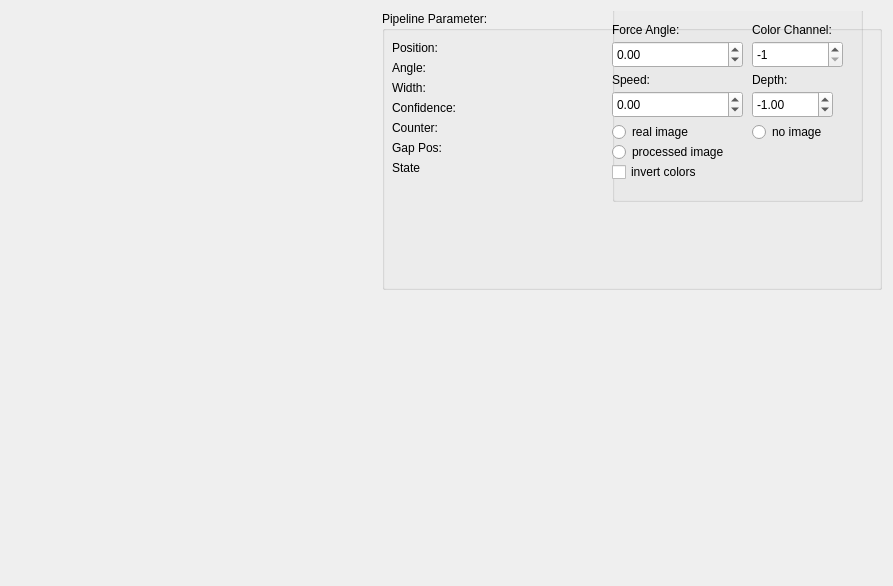
<?xml version="1.0" encoding="UTF-8"?>
<ui version="4.0">
 <class>MainWindow</class>
 <widget class="QWidget" name="MainWindow">
  <property name="geometry">
   <rect>
    <x>0</x>
    <y>0</y>
    <width>893</width>
    <height>586</height>
   </rect>
  </property>
  <property name="windowTitle">
   <string>Pipeline-Detector</string>
  </property>
  <layout class="QHBoxLayout" name="horizontalLayout">
   <item>
    <widget class="ImageView" name="ImageView">
     <property name="sizePolicy">
      <sizepolicy hsizetype="Expanding" vsizetype="Expanding">
       <horstretch>0</horstretch>
       <verstretch>0</verstretch>
      </sizepolicy>
     </property>
     <property name="minimumSize">
      <size>
       <width>320</width>
       <height>240</height>
      </size>
     </property>
     <property name="toolTip">
      <string>ImageView</string>
     </property>
     <property name="whatsThis">
      <string>Widget for displaying frames.</string>
     </property>
     <property name="Use_OpenGL" stdset="0">
      <bool>false</bool>
     </property>
     <property name="Aspect_Ratio" stdset="0">
      <bool>true</bool>
     </property>
    </widget>
   </item>
   <item>
    <layout class="QVBoxLayout" name="verticalLayout">
     <property name="sizeConstraint">
      <enum>QLayout::SetMinimumSize</enum>
     </property>
     <property name="leftMargin">
      <number>0</number>
     </property>
     <item>
      <widget class="QGroupBox" name="groupBox">
       <property name="minimumSize">
        <size>
         <width>500</width>
         <height>200</height>
        </size>
       </property>
       <property name="maximumSize">
        <size>
         <width>400</width>
         <height>321</height>
        </size>
       </property>
       <property name="title">
        <string>Pipeline Parameter:</string>
       </property>
       <widget class="QWidget" name="formLayoutWidget_2">
        <property name="geometry">
         <rect>
          <x>10</x>
          <y>30</y>
          <width>211</width>
          <height>181</height>
         </rect>
        </property>
        <layout class="QFormLayout" name="formLayout_2">
         <property name="fieldGrowthPolicy">
          <enum>QFormLayout::AllNonFixedFieldsGrow</enum>
         </property>
         <item row="1" column="0">
          <widget class="QLabel" name="label_3">
           <property name="text">
            <string>Position:</string>
           </property>
          </widget>
         </item>
         <item row="1" column="1">
          <widget class="QLabel" name="Position">
           <property name="text">
            <string/>
           </property>
          </widget>
         </item>
         <item row="2" column="0">
          <widget class="QLabel" name="label">
           <property name="text">
            <string>Angle:</string>
           </property>
          </widget>
         </item>
         <item row="2" column="1">
          <widget class="QLabel" name="Angle">
           <property name="text">
            <string/>
           </property>
          </widget>
         </item>
         <item row="3" column="0">
          <widget class="QLabel" name="label_2">
           <property name="text">
            <string>Width:</string>
           </property>
          </widget>
         </item>
         <item row="3" column="1">
          <widget class="QLabel" name="Width">
           <property name="text">
            <string/>
           </property>
          </widget>
         </item>
         <item row="4" column="0">
          <widget class="QLabel" name="label_13">
           <property name="text">
            <string>Confidence:</string>
           </property>
          </widget>
         </item>
         <item row="4" column="1">
          <widget class="QLabel" name="Confidence">
           <property name="text">
            <string/>
           </property>
          </widget>
         </item>
         <item row="5" column="0">
          <widget class="QLabel" name="label_14">
           <property name="text">
            <string>Counter:</string>
           </property>
          </widget>
         </item>
         <item row="5" column="1">
          <widget class="QLabel" name="Counter">
           <property name="text">
            <string/>
           </property>
          </widget>
         </item>
         <item row="6" column="0">
          <widget class="QLabel" name="label_16">
           <property name="text">
            <string>Gap Pos:</string>
           </property>
          </widget>
         </item>
         <item row="6" column="1">
          <widget class="QLabel" name="GapPos">
           <property name="text">
            <string/>
           </property>
          </widget>
         </item>
         <item row="7" column="0">
          <widget class="QLabel" name="label_17">
           <property name="text">
            <string>State</string>
           </property>
          </widget>
         </item>
         <item row="7" column="1">
          <widget class="QLabel" name="State">
           <property name="text">
            <string/>
           </property>
          </widget>
         </item>
        </layout>
       </widget>
       <widget class="QGroupBox" name="groupBox_2">
        <property name="geometry">
         <rect>
          <x>230</x>
          <y>-20</y>
          <width>251</width>
          <height>211</height>
         </rect>
        </property>
        <property name="title">
         <string>Debugging</string>
        </property>
        <widget class="QDoubleSpinBox" name="SpinBoxAngle">
         <property name="geometry">
          <rect>
           <x>0</x>
           <y>50</y>
           <width>131</width>
           <height>27</height>
          </rect>
         </property>
         <property name="decimals">
          <number>2</number>
         </property>
         <property name="minimum">
          <double>-90.000000000000000</double>
         </property>
         <property name="maximum">
          <double>90.000000000000000</double>
         </property>
         <property name="singleStep">
          <double>0.500000000000000</double>
         </property>
        </widget>
        <widget class="QLabel" name="label_6">
         <property name="geometry">
          <rect>
           <x>0</x>
           <y>30</y>
           <width>101</width>
           <height>17</height>
          </rect>
         </property>
         <property name="text">
          <string>Force Angle:</string>
         </property>
        </widget>
        <widget class="QRadioButton" name="RealImage">
         <property name="geometry">
          <rect>
           <x>0</x>
           <y>130</y>
           <width>131</width>
           <height>22</height>
          </rect>
         </property>
         <property name="text">
          <string>real image</string>
         </property>
        </widget>
        <widget class="QRadioButton" name="ProcessedImage">
         <property name="geometry">
          <rect>
           <x>0</x>
           <y>150</y>
           <width>191</width>
           <height>22</height>
          </rect>
         </property>
         <property name="text">
          <string>processed image</string>
         </property>
        </widget>
        <widget class="QCheckBox" name="InvertColors">
         <property name="geometry">
          <rect>
           <x>0</x>
           <y>170</y>
           <width>141</width>
           <height>22</height>
          </rect>
         </property>
         <property name="text">
          <string>invert colors</string>
         </property>
        </widget>
        <widget class="QDoubleSpinBox" name="SpinBoxSpeed">
         <property name="geometry">
          <rect>
           <x>0</x>
           <y>100</y>
           <width>131</width>
           <height>27</height>
          </rect>
         </property>
         <property name="decimals">
          <number>2</number>
         </property>
         <property name="minimum">
          <double>-1.000000000000000</double>
         </property>
         <property name="maximum">
          <double>1.000000000000000</double>
         </property>
         <property name="singleStep">
          <double>0.010000000000000</double>
         </property>
        </widget>
        <widget class="QLabel" name="label_7">
         <property name="geometry">
          <rect>
           <x>0</x>
           <y>80</y>
           <width>101</width>
           <height>17</height>
          </rect>
         </property>
         <property name="text">
          <string>Speed:</string>
         </property>
        </widget>
        <widget class="QSpinBox" name="SpinBoxColorChannel">
         <property name="geometry">
          <rect>
           <x>140</x>
           <y>50</y>
           <width>91</width>
           <height>27</height>
          </rect>
         </property>
         <property name="minimum">
          <number>-1</number>
         </property>
         <property name="maximum">
          <number>3</number>
         </property>
         <property name="value">
          <number>-1</number>
         </property>
        </widget>
        <widget class="QLabel" name="label_8">
         <property name="geometry">
          <rect>
           <x>140</x>
           <y>30</y>
           <width>101</width>
           <height>17</height>
          </rect>
         </property>
         <property name="text">
          <string>Color Channel:</string>
         </property>
        </widget>
        <widget class="QDoubleSpinBox" name="SpinBoxDepth">
         <property name="geometry">
          <rect>
           <x>140</x>
           <y>100</y>
           <width>81</width>
           <height>27</height>
          </rect>
         </property>
         <property name="decimals">
          <number>2</number>
         </property>
         <property name="minimum">
          <double>-10.000000000000000</double>
         </property>
         <property name="maximum">
          <double>10.000000000000000</double>
         </property>
         <property name="singleStep">
          <double>0.100000000000000</double>
         </property>
         <property name="value">
          <double>-1.000000000000000</double>
         </property>
        </widget>
        <widget class="QLabel" name="label_9">
         <property name="geometry">
          <rect>
           <x>140</x>
           <y>80</y>
           <width>101</width>
           <height>17</height>
          </rect>
         </property>
         <property name="text">
          <string>Depth:</string>
         </property>
        </widget>
        <widget class="QRadioButton" name="NoImage">
         <property name="geometry">
          <rect>
           <x>140</x>
           <y>130</y>
           <width>131</width>
           <height>22</height>
          </rect>
         </property>
         <property name="text">
          <string>no image</string>
         </property>
        </widget>
       </widget>
      </widget>
     </item>
     <item>
      <widget class="PlotWidget" name="PlotWidget">
       <property name="minimumSize">
        <size>
         <width>500</width>
         <height>0</height>
        </size>
       </property>
       <property name="maximumSize">
        <size>
         <width>6555555</width>
         <height>6555555</height>
        </size>
       </property>
       <property name="toolTip">
        <string>Plot</string>
       </property>
       <property name="whatsThis">
        <string>Displays two dimensional plots.</string>
       </property>
      </widget>
     </item>
    </layout>
   </item>
  </layout>
 </widget>
 <customwidgets>
  <customwidget>
   <class>ImageView</class>
   <extends>QWidget</extends>
   <header>image_view_widget/ImageView.h</header>
  </customwidget>
  <customwidget>
   <class>PlotWidget</class>
   <extends>QWidget</extends>
   <header>PlotWidget.h</header>
  </customwidget>
 </customwidgets>
 <resources/>
 <connections/>
</ui>
